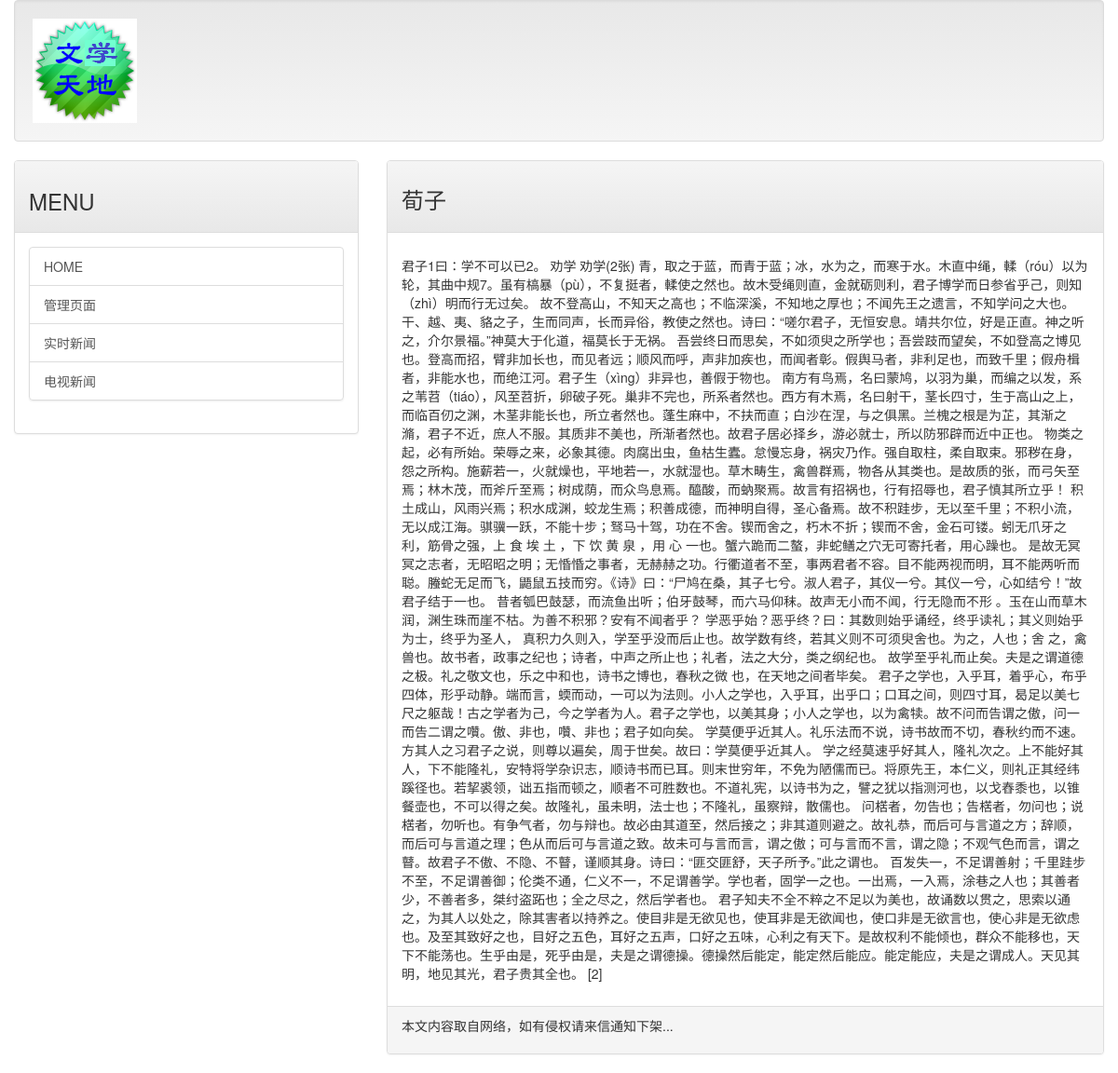
The app's page /post/xxx with its own data.
### mainsite/models.py (models this page shows, shortened)
class Post(models.Model):
    title = models.CharField(max_length=200)
    slug = models.CharField(max_length=200)
    body = models.TextField()
    pub_date = models.DateTimeField(default = timezone.now)
    class Meta:
        ordering = ('-pub_date',)

### mainsite/views.py (the view)
# urls.py: url(r'^post/(\w+)$', showpost),
def showpost(request, slug):
    template = get_template('post.html')
    try:
        post = Post.objects.get(slug=slug)
        if post != None:
            html = template.render(locals())
            return HttpResponse(html)
    except:
        return redirect('/')

### templates/post.html (shortened to what this page needs)
{% extends 'base.html' %}
{% load markdown_deux_tags %}
{% block headmessage %}
    <h3 style='font-family:微软雅黑;'>{{ post.title }}</h3>
{% endblock %}
{% block content %}
        <p style='font-family:微软雅黑;font-size:12pt;letter-spacing:2pt;'>
            {{ post.body | markdown }}</a>
        </p>
{% endblock %}

### records on screen
Post: title "荀子", body "君子1曰：学不可以已2。 劝学 劝学(2张) 青，取之于蓝，而青于蓝；冰，水为之，而寒于水。木直中绳，輮（róu）以为轮，其曲中规7。虽有槁暴（pù），不复挺者，輮使之然也。故木受绳则直，金就砺则利，君子博学而日参省乎己，则知（zhì）明而行无过矣。 故不登高山，不知天之高也；不临深溪，不知地之厚也；不闻先王之遗言，不知学问之大也。干、越、夷、貉之子，生而同声，长而异俗，教使之然也。诗曰：“嗟尔君子，无恒安息。靖共尔位，好是正直。神之听之，介尔景福。”神莫大于化道，福莫长于无祸。 吾尝终日而思矣，不如须臾之所学也；吾尝跂而望矣，不如登高之博见也。登高而招，臂非加长也，而见者远；顺风而呼，声非加疾也，而闻者彰。假舆马者，非利足也，而致千里；假舟楫者，非能水也，而绝江河。君子生（xìng）非异也，善假于物也。 南方有鸟焉，名曰蒙鸠，以羽为巢，而编之以发，系之苇苕（tiáo），风至苕折，卵破子死。巢非不完也，所系者然也。西方有木焉，名曰射干，茎长四寸，生于高山之上，而临百仞之渊，木茎非能长也，所立者然也。蓬生麻中，不扶而直；白沙在涅，与之俱黑。兰槐之根是为芷，其渐之滫，君子不近，庶人不服。其质非不美也，所渐者然也。故君子居必择乡，游必就士，所以防邪辟而近中正也。 物类之起，必有所始。荣辱之来，必象其德。肉腐出虫，鱼枯生蠹。怠慢忘身，祸灾乃作。强自取柱，柔自取束。邪秽在身，怨之所构。施薪若一，火就燥也，平地若一，水就湿也。草木畴生，禽兽群焉，物各从其类也。是故质的张，而弓矢至焉；林木茂，而斧斤至焉；树成荫，而众鸟息焉。醯酸，而蚋聚焉。故言有招祸也，行有招辱也，君子慎其所立乎！…"
